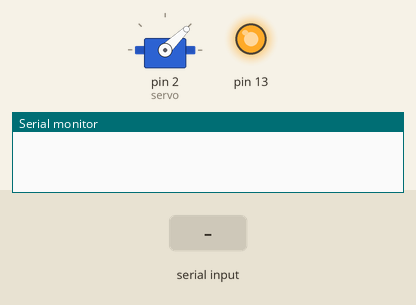
The sketch below on a simulated Arduino Uno, built with avr-gcc and run on an emulated ATmega328P. Shown: servo, output pins drawn as LEDs (lit = HIGH), the last lines printed to the serial monitor. Inputs (shaded band) come from the test bench.

Above: at 1.2 s.
1.3 s: "90,45\n" received over Serial
At 2.3 s:
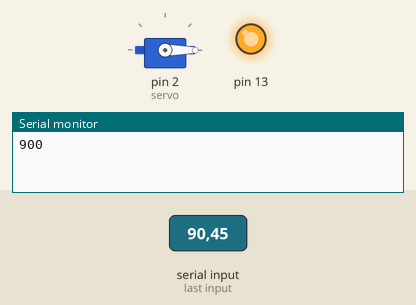
Timing chart, 0 to 4.3 s (numbered marks = the images above; inputs shaded):
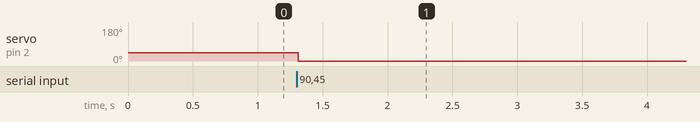

Measured:
- after the input at 1.3 s, servo on pin 2 (servo): 44° → 0° at once

The sketch:

teensy_test.ino
```cpp
#include <Servo.h>

Servo servo;

void setup() {
  Serial.begin(115200);     //シリアル通信初期化
  servo.attach(2);
  pinMode(13,OUTPUT);
  digitalWrite(13, HIGH);
}

void loop() {
  static int val = 1000;
  //受信データがある場合if内を処理
  if (Serial.available() > 0) {
    delay(10);
    val = Serial.parseInt();

    while (Serial.available() > 0) {
      char t = Serial.read();
    }
    Serial.println(val*10);
  }
  servo.writeMicroseconds(val);
}
```
